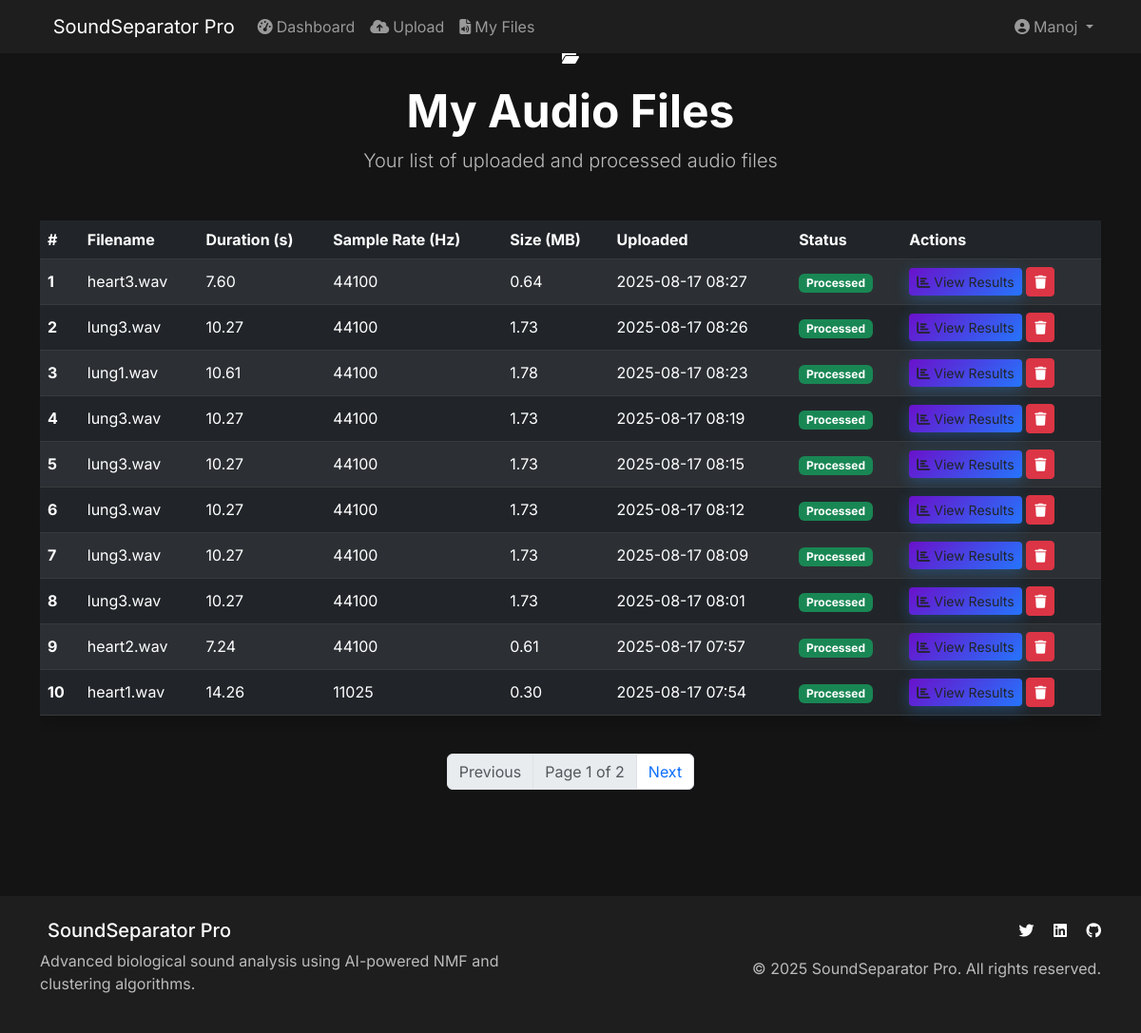
The page /files (signed in) on the database its author committed.
### app/models.py (models this page shows, shortened)
class User(UserMixin, db.Model):
    id          = db.Column(db.Integer, primary_key=True)
    username    = db.Column(db.String(80), unique=True,  nullable=False)
    email       = db.Column(db.String(120), unique=True, nullable=False)
    first_name  = db.Column(db.String(50),  nullable=False)
    last_name   = db.Column(db.String(50),  nullable=False)
    profession  = db.Column(db.String(100))
    institution = db.Column(db.String(200))
    phone       = db.Column(db.String(20))
    password_hash = db.Column(db.String(255), nullable=False)
    created_at    = db.Column(db.DateTime, default=datetime.utcnow)
    is_active     = db.Column(db.Boolean, default=True)
    audio_files = db.relationship('AudioFile', backref='user', lazy=True)

class AudioFile(db.Model):
    id               = db.Column(db.Integer, primary_key=True)
    filename         = db.Column(db.String(255), nullable=False)
    original_filename= db.Column(db.String(255), nullable=False)
    file_path        = db.Column(db.String(500), nullable=False)
    file_size        = db.Column(db.Integer)
    sample_rate      = db.Column(db.Integer)
    duration         = db.Column(db.Float)
    processed        = db.Column(db.Boolean, default=False)
    processing_params= db.Column(db.Text)   # JSON string
    created_at       = db.Column(db.DateTime, default=datetime.utcnow)
    user_id = db.Column(db.Integer, db.ForeignKey('user.id'), nullable=False)

### app/routes.py (the view)
@bp.route('/files')
@login_required
def files():
    page = request.args.get('page', 1, type=int)
    files = AudioFile.query.filter_by(user_id=current_user.id).order_by(AudioFile.created_at.desc()).paginate(page=page, per_page=10, error_out=False)
    return render_template('files.html', files=files)

### app/models.py (called while the page is built)
@login_manager.user_loader
def load_user(user_id):
    return User.query.get(int(user_id))

### app/templates/files.html (shortened to what this page needs)
{% extends "base.html" %}
{% block content %}
<div class="container py-5">
    <div class="text-center mb-5" data-aos="fade-up">
        <div class="page-icon mb-3">
            <i class="fas fa-folder-open"></i>
        </div>
        <h1 class="display-5 fw-bold text-white">My Audio Files</h1>
        <p class="lead text-muted">Your list of uploaded and processed audio files</p>
    </div>
    {% if files.items %}
    <div class="table-responsive" data-aos="fade-up" data-aos-delay="100">
        <table class="table table-dark table-striped align-middle rounded shadow">
            <thead>
                <tr>
                    <th scope="col">#</th>
                    <th scope="col">Filename</th>
                    <th scope="col">Duration (s)</th>
                    <th scope="col">Sample Rate (Hz)</th>
                    <th scope="col">Size (MB)</th>
                    <th scope="col">Uploaded</th>
                    <th scope="col">Status</th>
                    <th scope="col">Actions</th>
                </tr>
            </thead>
            <tbody>
            {% for file in files.items %}
                <tr>
                    <th scope="row">{{ loop.index+(files.page-1)*files.per_page }}</th>
                    <td>{{ file.original_filename }}</td>
                    <td>{{ "%.2f"|format(file.duration) }}</td>
                    <td>{{ file.sample_rate }}</td>
                    <td>{{ "%.2f"|format(file.file_size / (1024*1024)) }}</td>
                    <td>{{ file.created_at.strftime('%Y-%m-%d %H:%M') }}</td>
                    <td>
                        {% if file.processed %}
                          <span class="badge bg-success">Processed</span>
                        {% else %}
                          <span class="badge bg-warning text-dark">Pending</span>
                        {% endif %}
                    </td>
                    <td>
                        {% if file.processed %}
                          <a href="{{ url_for('main.results', file_id=file.id) }}" class="btn btn-sm btn-primary-custom">
                            <i class="fas fa-chart-bar"></i> View Results
                          </a>
                        {% endif %}
                        <a href="{{ url_for('main.delete_file', file_id=file.id) }}" class="btn btn-sm btn-danger" onclick="return confirm('Are you sure you want to delete this file?');">
                            <i class="fas fa-trash"></i>
                        </a>
                    </td>
                </tr>
            {% endfor %}
            </tbody>
        </table>
    </div>
    <nav aria-label="Files pagination" class="mt-4">
        <ul class="pagination justify-content-center">
            {% if files.has_prev %}
            <li class="page-item">
                <a class="page-link" href="{{ url_for('main.files', page=files.prev_num) }}">
                    Previous
                </a>
            </li>
            {% else %}
            <li class="page-item disabled">
                <span class="page-link">Previous</span>
            </li>
            {% endif %}
            <li class="page-item disabled">
                <span class="page-link">
                    Page {{ files.page }} of {{ files.pages }}
                </span>
            </li>
            {% if files.has_next %}
            <li class="page-item">
                <a class="page-link" href="{{ url_for('main.files', page=files.next_num) }}">
                    Next
                </a>
            </li>
            {% else %}
            <li class="page-item disabled">
                <span class="page-link">Next</span>
            </li>
            {% endif %}
        </ul>
    </nav>
    {% else %}
    <div class="alert alert-info mt-5 text-center" data-aos="fade-in">
        <i class="fas fa-info-circle me-2"></i>
        No audio files uploaded yet. You can <a href="{{ url_for('main.upload') }}" class="btn btn-sm btn-primary ms-2">upload a new file</a>.
    </div>
    {% endif %}
</div>
{% endblock %}

### app/templates/base.html (shortened to what this page needs)
<!DOCTYPE html>
<html lang="en">
<head>
    <link href="https://cdn.jsdelivr.net/npm/bootstrap@5.3.0/dist/css/bootstrap.min.css" rel="stylesheet">
    <link href="https://cdnjs.cloudflare.com/ajax/libs/font-awesome/6.4.0/css/all.min.css" rel="stylesheet">
    <link href="https://unpkg.com/aos@2.3.1/dist/aos.css" rel="stylesheet">
    <link href="{{ url_for('static', filename='css/style.css') }}" rel="stylesheet">
</head>
<body>
    <nav class="navbar navbar-expand-lg navbar-dark bg-dark-custom fixed-top" data-aos="fade-down">
        <div class="container">
            <a class="navbar-brand brand-glow" href="{{ url_for('main.index') }}">
                SoundSeparator Pro
            </a>
            <div class="collapse navbar-collapse" id="navbarNav">
                <ul class="navbar-nav me-auto">
                    {% if current_user.is_authenticated %}
                    <li class="nav-item">
                        <a class="nav-link" href="{{ url_for('main.dashboard') }}">
                            <i class="fas fa-tachometer-alt me-1"></i>Dashboard
                        </a>
                    </li>
                    <li class="nav-item">
                        <a class="nav-link" href="{{ url_for('main.upload') }}">
                            <i class="fas fa-cloud-upload-alt me-1"></i>Upload
                        </a>
                    </li>
                    <li class="nav-item">
                        <a class="nav-link" href="{{ url_for('main.files') }}">
                            <i class="fas fa-file-audio me-1"></i>My Files
                        </a>
                    </li>
                    {% endif %}
                </ul>
                <ul class="navbar-nav">
                    {% if current_user.is_authenticated %}
                    <li class="nav-item dropdown">
                        <a class="nav-link dropdown-toggle" href="#" id="userDropdown" role="button" data-bs-toggle="dropdown">
                            <i class="fas fa-user-circle me-1"></i>{{ current_user.first_name }}
                        </a>
                    </li>
                    {% endif %}
                </ul>
            </div>
        </div>
    </nav>
    <main class="main-content">
        {% block content %}{% endblock %}
    </main>
    <footer class="footer bg-dark-custom text-white py-4 mt-5" data-aos="fade-up">
        <div class="container">
            <div class="row">
                <div class="col-md-6">
                    <h5>SoundSeparator Pro</h5>
                    <p class="text-muted">Advanced biological sound analysis using AI-powered NMF and clustering algorithms.</p>
                </div>
                <div class="col-md-6 text-md-end">
                    <div class="social-links mb-3">
                        <a href="#" class="text-white me-3"><i class="fab fa-twitter"></i></a>
                        <a href="#" class="text-white me-3"><i class="fab fa-linkedin"></i></a>
                        <a href="#" class="text-white"><i class="fab fa-github"></i></a>
                    </div>
                    <p class="text-muted mb-0">&copy; 2025 SoundSeparator Pro. All rights reserved.</p>
                </div>
            </div>
        </div>
    </footer>
</body>
</html>

### app/static/css/style.css (style rules this page uses)
body { font-family: 'Inter', sans-serif; background-color: #141414; color: #ffffff; }
.bg-dark-custom { background-color: #1e1e1e !important; }
.btn-primary-custom { background: linear-gradient(135deg, #6a11cb 0%, #2575fc 100%); border: none; box-shadow: 0 4px 15px rgba(38, 142, 255, 0.3); }
[data-aos] { transition-duration: 0.6s; transition-timing-function: ease-in-out; }
h1, h2, h3, h4, h5, h6 { color: #ffffff !important; }
.lead { color: #cccccc !important; }
p, .text-muted { color: #bbbbbb !important; }

### rows shown on the page
User: first_name "Manoj"
AudioFile: original_filename "heart3.wav", duration "7.60", sample_rate "44100", file.file_size/(1024*1024) "0.64", created_at "2025-08-17 08:27", processed "Processed"
AudioFile: original_filename "lung3.wav", duration "10.27", sample_rate "44100", file.file_size/(1024*1024) "1.73", created_at "2025-08-17 08:26", processed "Processed"
AudioFile: original_filename "lung1.wav", duration "10.61", sample_rate "44100", file.file_size/(1024*1024) "1.78", created_at "2025-08-17 08:23", processed "Processed"
AudioFile: original_filename "lung3.wav", duration "10.27", sample_rate "44100", file.file_size/(1024*1024) "1.73", created_at "2025-08-17 08:19", processed "Processed"
AudioFile: original_filename "lung3.wav", duration "10.27", sample_rate "44100", file.file_size/(1024*1024) "1.73", created_at "2025-08-17 08:15", processed "Processed"
AudioFile: original_filename "lung3.wav", duration "10.27", sample_rate "44100", file.file_size/(1024*1024) "1.73", created_at "2025-08-17 08:12", processed "Processed"
AudioFile: original_filename "lung3.wav", duration "10.27", sample_rate "44100", file.file_size/(1024*1024) "1.73", created_at "2025-08-17 08:09", processed "Processed"
AudioFile: original_filename "lung3.wav", duration "10.27", sample_rate "44100", file.file_size/(1024*1024) "1.73", created_at "2025-08-17 08:01", processed "Processed"
AudioFile: original_filename "heart2.wav", duration "7.24", sample_rate "44100", file.file_size/(1024*1024) "0.61", created_at "2025-08-17 07:57", processed "Processed"
AudioFile: original_filename "heart1.wav", duration "14.26", sample_rate "11025", file.file_size/(1024*1024) "0.30", created_at "2025-08-17 07:54", processed "Processed"

### other values the page prints
{{ files.page }} "1"
{{ files.pages }} "2"
